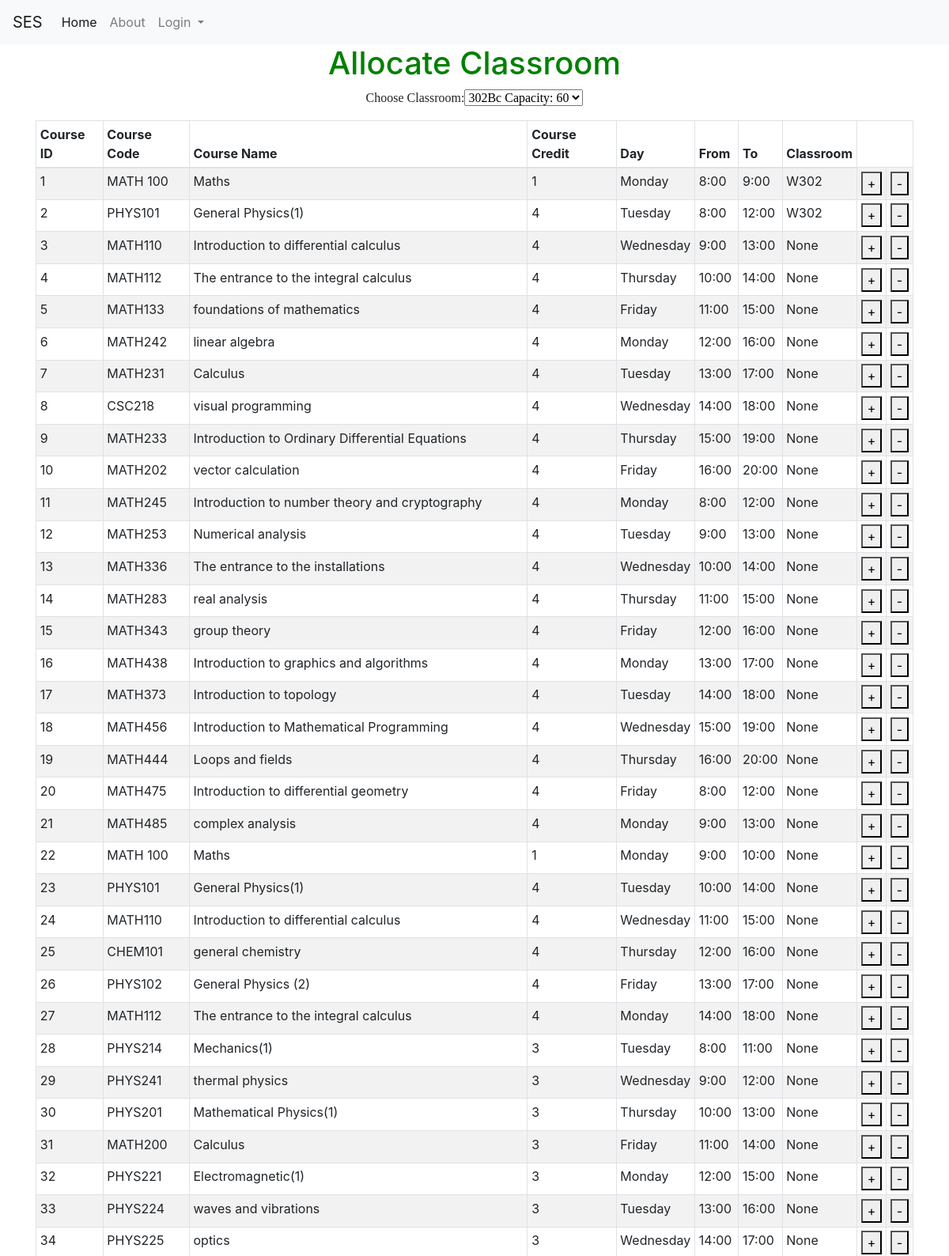
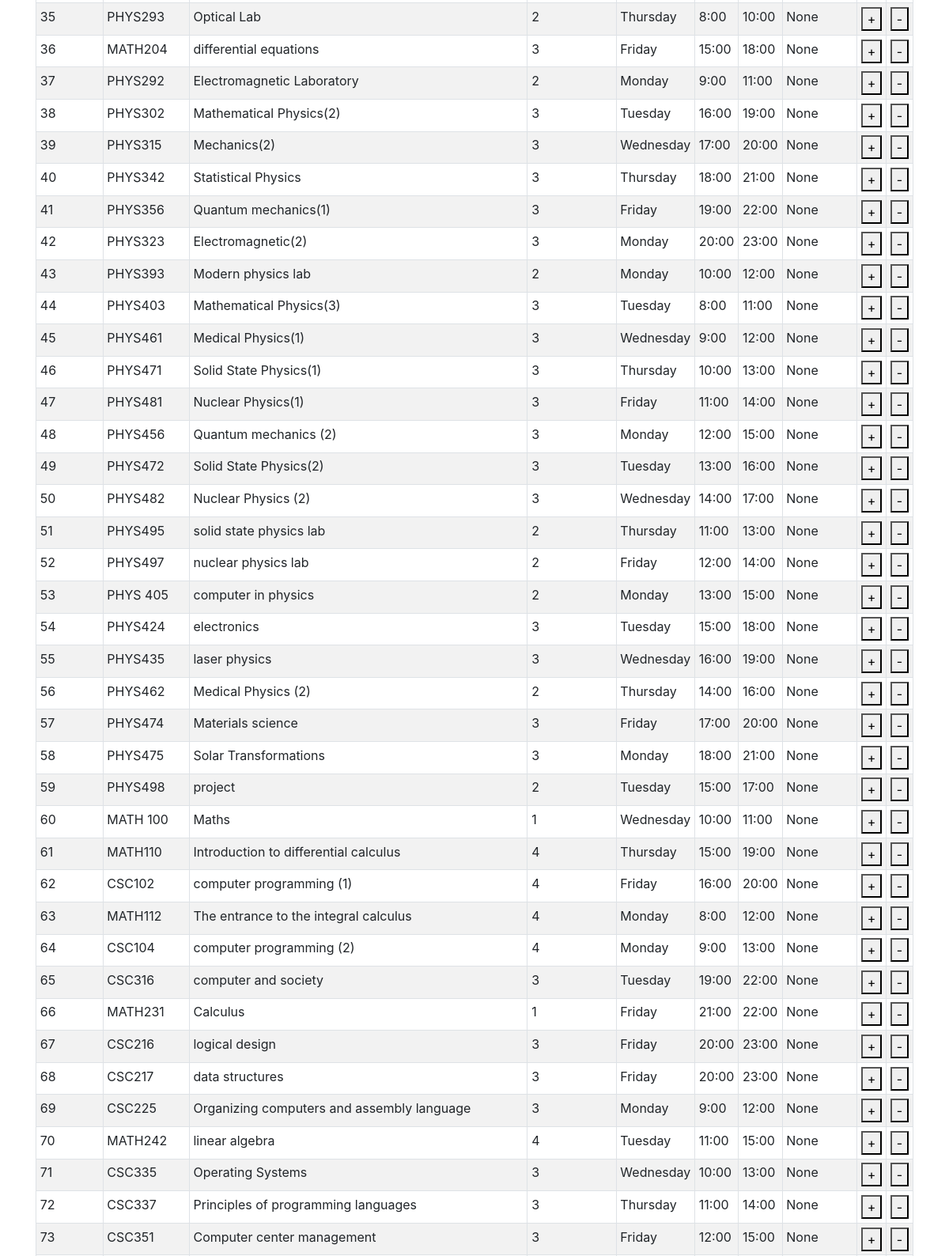
The app's page /allocate_classroomf (upper part), older data (2 pictures, top to bottom).
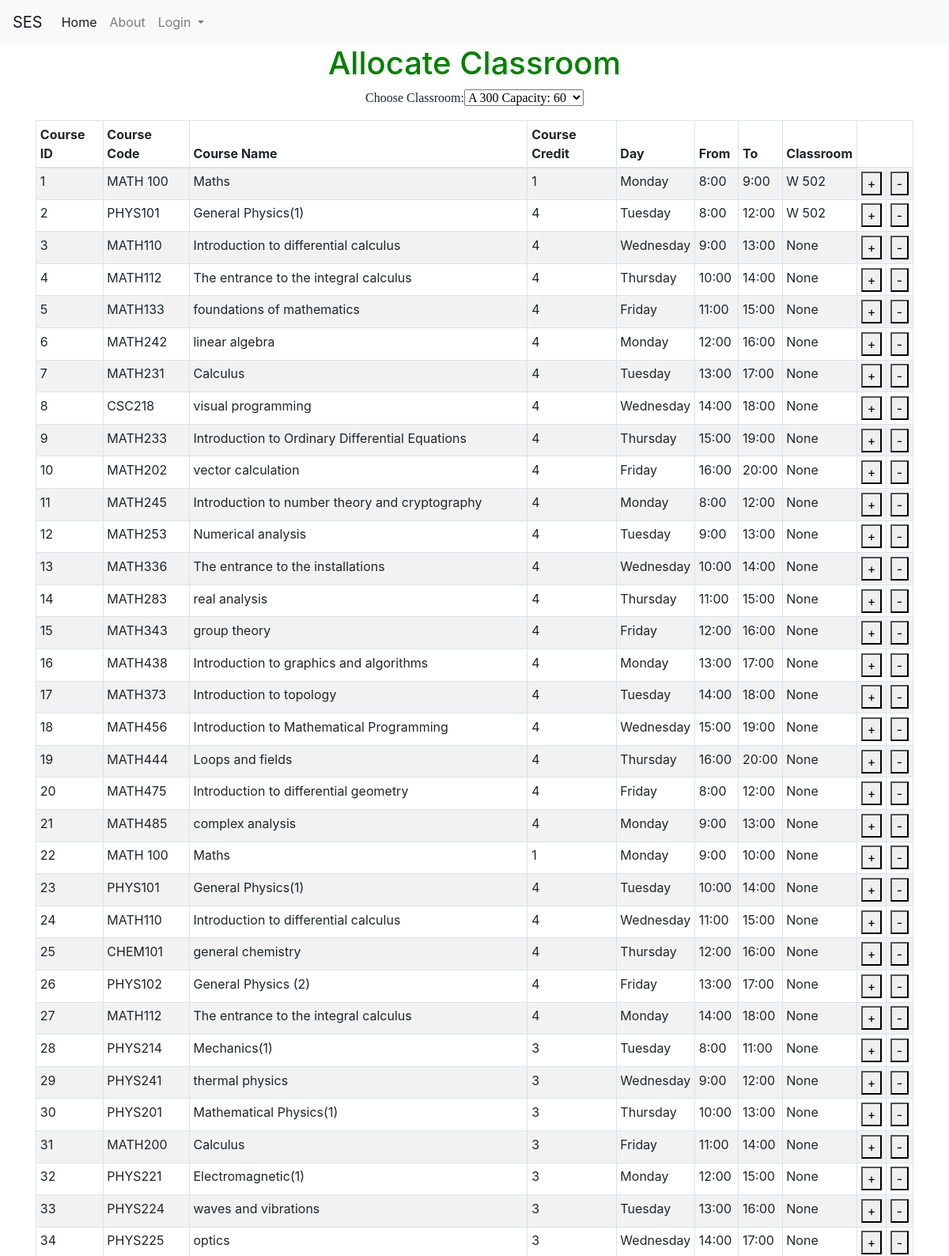
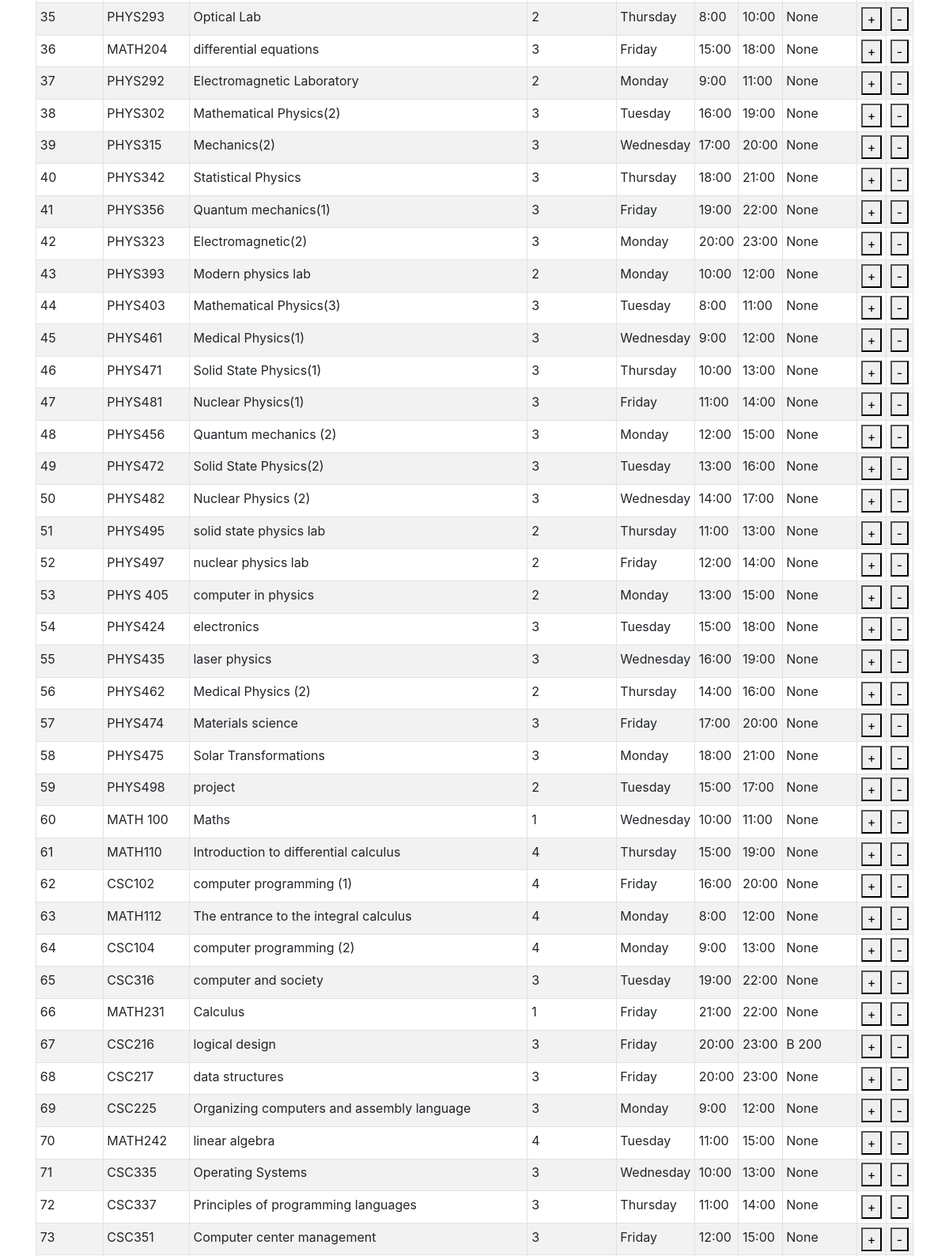
The same page, newer data (2 pictures, top to bottom).
### tables this page shows
CREATE TABLE course (course_id INTEGER NOT NULL PRIMARY KEY AUTOINCREMENT UNIQUE, course_name [nchar] (10), course_descr [nchar] (10), course_code [nchar] (10), dep_id [int], plan_id [int], level_id [int], credit INTEGER, Day_id REFERENCES Day (Day_id), fromT TIME, toT TIME, loc_id INTEGER, SEM INTEGER DEFAULT (223), lec_id INTEGER);

CREATE TABLE loc (loc_id INTEGER PRIMARY KEY UNIQUE, loc_Cap INTEGER, loc_name CHAR CONSTRAINT loc_id UNIQUE ON CONFLICT IGNORE);

CREATE TABLE Day (Day_id INTEGER PRIMARY KEY, Day_Decs CHAR);

### allocate_classroom.py (the view, shortened to what this page needs)
@allocate_classroom.route('/allocate_classroomf', methods=['GET', 'POST'])
def allocate_classroomf():
    with app.app_context():
        con = sqlite3.connect("instance/db.sqlite")
        cur = con.cursor()
        cur.execute("SELECT default_sem FROM default_sem")
        SEM = cur.fetchone()[0]
        con.commit()
        cur.execute("SELECT * FROM loc")
        classroom = cur.fetchall()
        con.commit()
        cur.execute("SELECT * FROM classroom_view")
        courses = cur.fetchall()
        course_id = request.form.get('course_id')
        con.commit()
        nolec = request.form.get('nolec', None)
        loc_id = request.form.get('classroom')
        print("loc_idss")
        print(loc_id)
        cur.execute(""" SELECT distinct

    cp1.Day_id AS CP1_Day_id,
    cp1.loc_id AS CP1_loc_id,
    cp1.fromT AS CP1_fromT,
    cp1.toT AS CP1_toT,
    cp1.SEM AS CP1_SEm,
    cp2.Day_id AS CP2_Day_id,
    cp2.loc_id AS CP2_loc_id,
    cp2.fromT AS CP2_fromT,
    cp2.toT AS CP2_toT,
    cp2.SEM AS CP2_SEm
FROM
    course AS cp1
JOIN
    course AS cp2
    ON cp2.course_id = cp1.course_id AND cp2.SEM = cp1.SEM

      And (cp2.fromT >= cp1.fromT and cp2.fromT < cp1.toT AND  cp1.fromT <= cp2.fromT and cp2.day_id = cp1.day_id)
      OR (cp2.toT > cp1.fromT and cp2.toT <= cp1.toT AND cp1.fromT <= cp2.fromT and cp2.day_id = cp1.day_id )
      OR (cp2.fromT <= cp1.fromT and cp2.toT >= cp1.toT AND cp1.fromT <= cp2.fromT and cp2.day_id = cp1.day_id)
      OR (cp2.fromT <= cp1.toT    and cp2.toT >= cp1.fromT  and cp2.day_id = cp1.day_id)

      where cp2.loc_id = ? AND cp1.SEM = ? and  cp1.course_id = ?  """, (loc_id,SEM,course_id))
        entry = cur.fetchone()
        error=''
        cur.execute("SELECT * FROM classroom_view")
        courses = cur.fetchall()
        con.commit()
        con.close()
    return render_template('allocate_classroom.html', classroom=classroom,courses=courses,error=error)

### templates/allocate_classroom.html (shortened to what this page needs)
{% extends "base.html" %}
{% block content %}
<h1>Allocate Classroom</h1>
       <form id = "c_form" method="post" action="/allocate_classroomf">
        <p style="font-family:verdana">
            Choose Classroom:<SELECT name="classroom" style="font-family:verdana" id="classroom">
            {% for j in classroom %}
                <OPTION  value={{j[0]}}>{{j[2]}} Capacity: {{j[1]}} </OPTION>
            {% endfor %}
            </SELECT>
            </p>
        <table id="classcourses" class="table table-striped table-bordered table-sm"  cellspacing="0" width="100%">
            <thead>
              <tr>
                <th>Course ID</th>
                <th>Course Code</th>
                <th>Course Name</th>
                <th>Course Credit</th>
                <th>Day</th>
                <th>From</th>
                <th>To</th>
                <th>Classroom</th>
              </tr>
              </thead>
              <tbody>
               {% for row in courses %}
                      <tr>
                        <td><input type="hidden" name="title" value="{{ row[0] }}"> {{ row[0] }} </td>
                          <td>{{row[1]}}</td>
                          <td>{{row[2]}}</td>
                          <td>{{row[3]}}</td>
                          <td>{{row[4]}}</td>
                          <td>{{row[5]}}</td>
                          <td>{{row[6]}}</td>
                          <td>{{row[7]}}</td>
                          <td><button class="bi bi-plus" type="submit" value="{{ row[0] }}" name="course_id">+</button></td>
                          <td><button class="bi bi-plus" type="submit" value="{{ row[0] }}" name="nolec">-</button></td>
                      </tr>
                  {% endfor %}
              </tbody>
          </table>
       </form>
{% endblock %}

Row changes from the older to the newer data that the page shows:
changed through a linked row, course id 1: loc_name "W302" → "W 502"
changed course id 2: loc_name "W302" → "W 502"
changed course "CSC216": loc_name "None" → "B 200"
Text that changed along with them:
form field classroom: "302Bc Capacity: 60" → "A 300 Capacity: 60"
